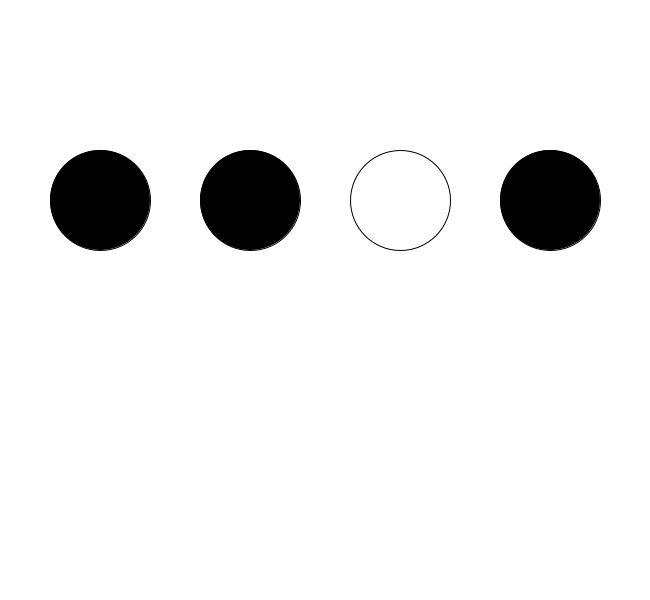
Frame 1 (no input)
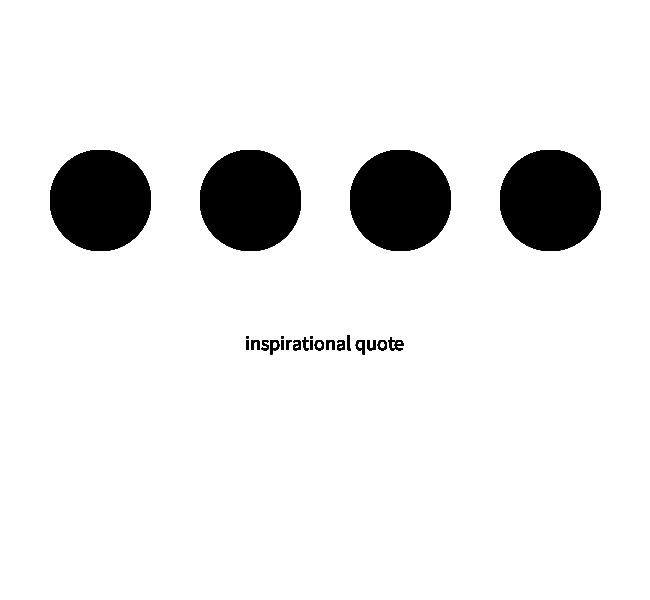
Frame 60 (the mouse pressed at the canvas centre just before this capture)
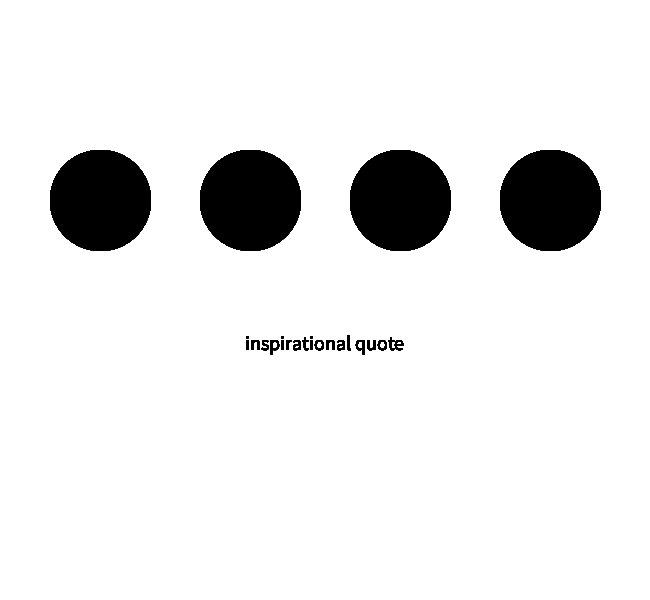
Frame 120 (the mouse held since frame 60 and released just before this capture)

The Processing sketch that drew these frames (run headless with seeded random() and noise(); from frame 60 on, the mouse is pressed at the canvas centre):

// Processing sketch: week1question1
// ── week1question1.pde
String words [] = {"inspirational quote", "so inspirational", "don't you feel so inspired", "motivating quotes are so motivating"};
void setup(){
  size(650,600);
  background(255);
  textAlign(CENTER);
}

float d1;
float d2;
float d3;
float d4;
void draw(){
  
  textSize(20);
  text(words[0], width/2, 350);

  ellipse(400,height/3,100,100);  
  if(mousePressed && mouseX < 300 && mouseX > 200){
    fill(255);
    text(words[0], width/2, 350);
  } else {
    fill(0);
  }

  ellipse(250,height/3,100,100);
  if(mousePressed && mouseX < 150 && mouseX > 50){
    fill(255);
    text(words[1], width/2, 350);
  } else {
    fill(0);
  }

  ellipse(100,height/3,100,100);
  if(mousePressed && mouseX < 600 && mouseX > 500){
    fill(255);
    text(words[2], width/2, 350);
  } else {
    fill(0);
  }

  ellipse(550,height/3,100,100);
  if(mousePressed && mouseX < 450 && mouseX > 350){
    fill(255);
    text(words[3], width/2, 350);
  } else {
    fill(0);
  }
}

void displayText(String text){
  for(int i=0; i<4; i++){
   fill(0);
   textSize(30);
  text(text, width/2, height/2);
  }
}
